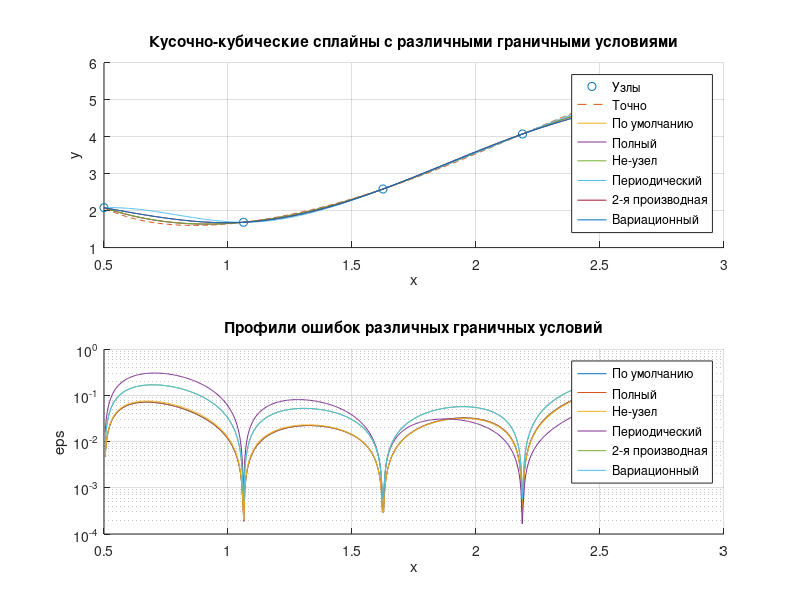

The MATLAB script that drew this image:
% Функция f1 из задания:
f1 = @(x) cot(x) + x.^2;
nNodes = 5;
x = linspace(0.5, 2.75, nNodes);
y = f1(x);

% Вызов функции csape с различными граничными условиями:
% По умолчанию функция применяет конечные условия Лагранжа к каждому концу
% данных и сопоставляет производные концов сплайна с производной кубического
% полинома, который соответствует последним четырем точкам данных на каждом конце.
spline_default = csape(x,y);

% Полный кубический сплайн: проходит через все заданные точки данных.
spline_complete = csape(x,y,'complete');

% Условие не-узла требует, чтобы первая и последняя производные были
% одинаковы на конечных границах сплайна.
spline_not_a_knot = csape(x,y,'not-a-knot');

% Периодический кубический сплайн, то есть значение и производная на концах
% сплайна должны быть равны.
spline_periodic = csape(x,y,'periodic');

% Кубический сплайн с условием второй производной которое требует,
% чтобы первая и последняя вторые производные были равны нулю
% на конечных границах сплайна.
spline_second = csape(x, y, 'second');

% Кубический сплайн с использованием вариационного подхода, который
% минимизирует интеграл от квадрата первой производной по всей
% области интерполяции.
spline_variational = csape(x, y, 'variational');



% Оценка значений сплайнов на новом наборе точек для отображения результатов
xx = linspace(0.5, 2.75, nNodes*100);
yy = f1(xx);
yy_default = fnval(spline_default, xx);
yy_complete = fnval(spline_complete,xx);
yy_not_a_knot = fnval(spline_not_a_knot,xx);
yy_periodic = fnval(spline_periodic,xx);
yy_second = fnval(spline_second,xx);
yy_variational = fnval(spline_variational,xx);

errs_default = abs(yy-yy_default);
errs_complete = abs(yy-yy_complete);
errs_not_a_knot = abs(yy-yy_not_a_knot);
errs_periodic = abs(yy-yy_periodic);
errs_second = abs(yy-yy_second);
errs_variational = abs(yy-yy_variational);

% Визуализация результатов
figure;
subplot(2,1,1);
hold on;
plot(x,y,'o');
plot(xx,yy, '--');
plot(xx,yy_default);
plot(xx,yy_complete);
plot(xx,yy_not_a_knot);
plot(xx,yy_periodic);
plot(xx,yy_second);
plot(xx,yy_variational);
grid on;

legend('Узлы','Точно','По умолчанию','Полный','Не-узел', 'Периодический', '2-я производная', 'Вариационный');
xlabel('x');
ylabel('y');
title('Кусочно-кубические сплайны с различными граничными условиями');

subplot(2,1, 2);
hold on;
semilogy(xx,errs_default);
semilogy(xx,errs_complete);
semilogy(xx,errs_not_a_knot);
semilogy(xx,errs_periodic);
semilogy(xx,errs_second);
semilogy(xx,errs_variational);
set(gca,'YScale','log')

grid on;

legend('По умолчанию','Полный','Не-узел', 'Периодический', '2-я производная', 'Вариационный');
xlabel('x');
ylabel('eps');
title('Профили ошибок различных граничных условий');
